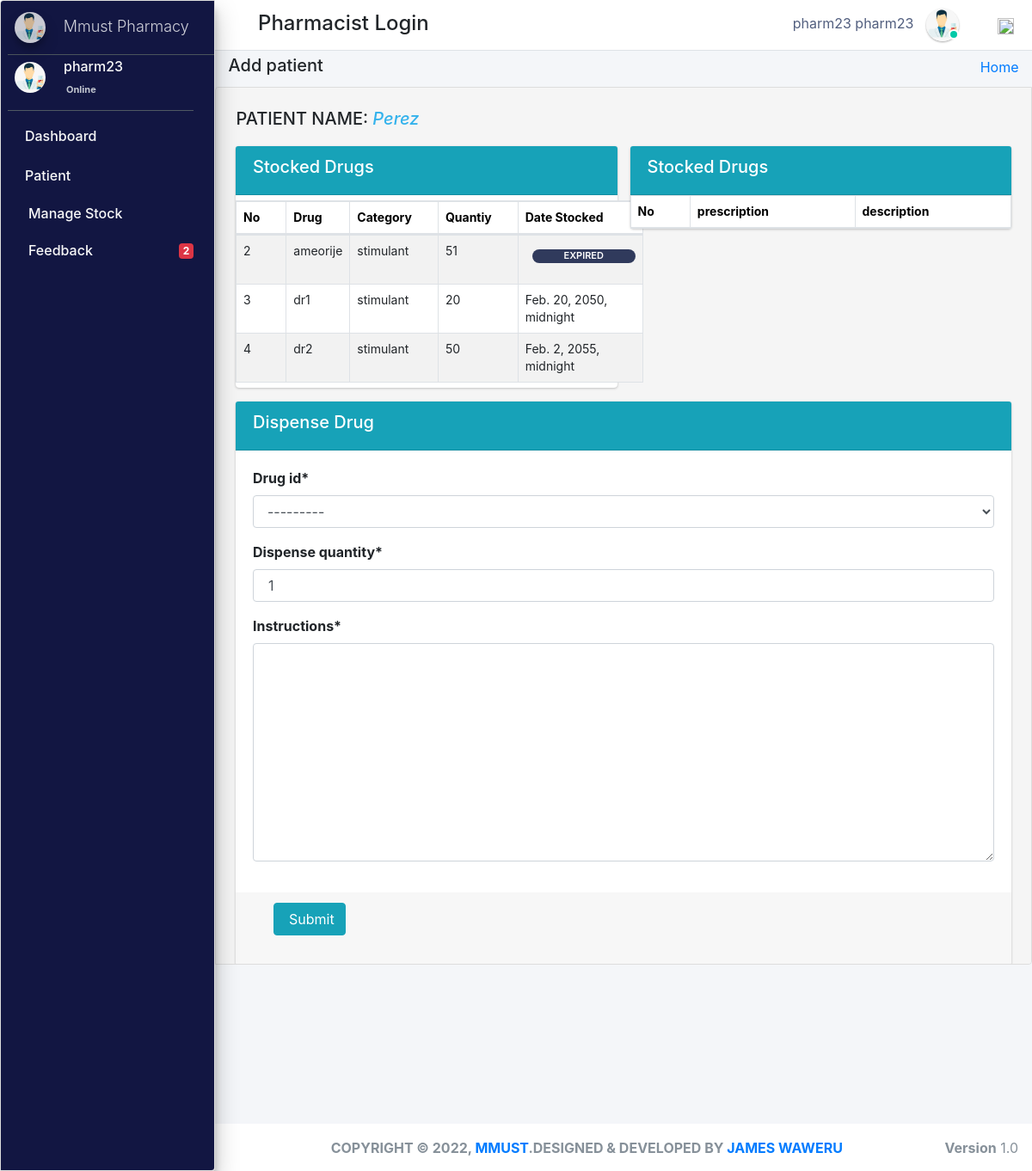
The app's page /manage_disp/3/ (signed in), older data.
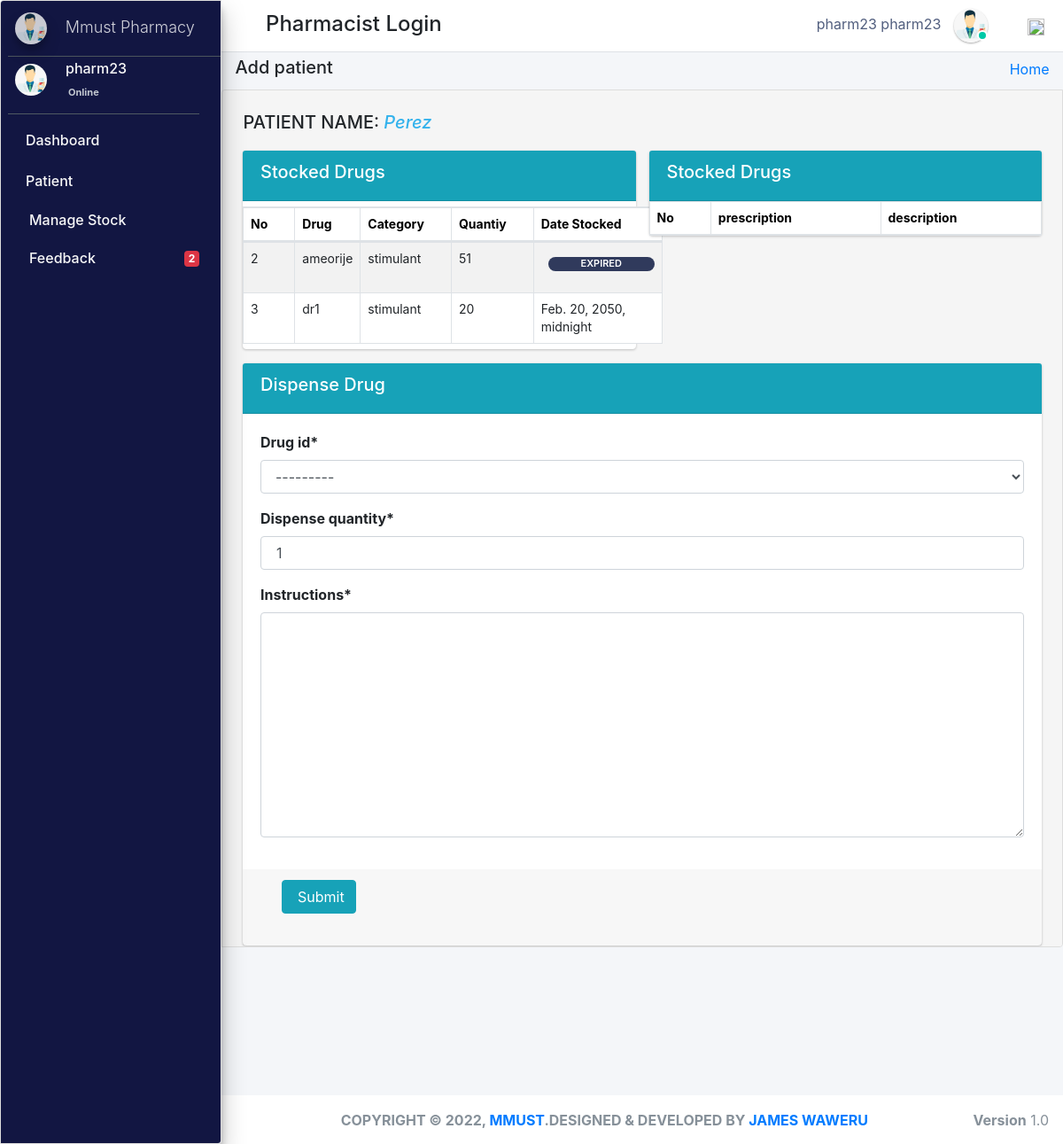
The same page, newer data.
### pharmacy/models.py (models this page shows)
class Stock(models.Model):
    category = models.ForeignKey(Category,null=True,on_delete=models.CASCADE,blank=True)
    drug_imprint=models.CharField(max_length=6 ,blank=True, null=True)
    drug_name = models.CharField(max_length=50, blank=True, null=True)
    drug_color = models.CharField(max_length=50, blank=True, null=True)
    drug_shape = models.CharField(max_length=50, blank=True, null=True)
    quantity = models.IntegerField(default='0', blank=True, null=True)
    receive_quantity = models.IntegerField(default='0', blank=True, null=True)
    reorder_level = models.IntegerField(default='0', blank=True, null=True)
    manufacture= models.CharField(max_length=50, blank=True, null=True)
    last_updated = models.DateTimeField(auto_now_add=False, auto_now=True)
    timestamp = models.DateTimeField(auto_now_add=True, auto_now=False)
    drug_strength= models.CharField(max_length=10, blank=True, null=True)
    valid_from = models.DateTimeField(blank=True, null=True,default=timezone.now)
    valid_to = models.DateTimeField(blank=False, null=True)
    drug_description=models.TextField(blank=True,max_length=1000,null=True)
    drug_pic=models.ImageField(default="images2.png",null=True,blank=True)
    objects = ExpiredManager()
    def __str__(self):
        return str(self.drug_name)

class Category(models.Model):
    name = models.CharField(max_length=50, blank=False, null=True)
    def __str__(self):
        return str(self.name)

### pharmacy/pharmacistViews.py (the view, shortened to what this page needs)
# urls.py: path('manage_disp/<pk>/', pharmacistViews.manage_dispense,
def manage_dispense(request, pk):
    queryset = Patients.objects.get(id=pk)
    prescrips = queryset.prescription_set.all()
    print(prescrips)
    form = DispenseForm(request.POST or None, initial={'patient_id': queryset})
    drugs = Stock.objects.all()
    ex = Stock.objects.annotate(
        expired=ExpressionWrapper(
            Q(valid_to__lt=Now()), output_field=BooleanField())
    ).filter(expired=True)
    eo = Stock.objects.annotate(
        expired=ExpressionWrapper(
            Q(valid_to__lt=Now()), output_field=BooleanField())
    ).filter(expired=False)
    try:
        context = {
            "patients": queryset,
            "form": form,
            "drugs": drugs,
            "prescrips": prescrips,
            "expired": ex,
            "expa": eo,
        }
    except requests.exceptions.ConnectTimeout:
        messages.error(request, 'Timeout, Failed to Dispose Drug')
        return redirect('manage_dispense')
    except requests.exceptions.ConnectionError:
        messages.error(
            request, 'Connection Error, ')
        return redirect('manage_dispense')
    except requests.exceptions.HTTPError:
        messages.error(request, 'HTTP Error, Failed to Dispose Drug')
        return redirect('manage_dispense')
    except requests.exceptions.MissingSchema:
        messages.error(
            request, 'Service unavailable, Failed to Dispose Drug')
        return redirect('manage_dispense')
    context = {
        "patients": queryset,
        "form": form,
        "drugs": drugs,
        "prescrips": prescrips,
        "expired": ex,
        "expa": eo,
    }
    return render(request, 'pharmacist_templates/manage_dispense.html', context)

### pharmacy/forms.py
class DispenseForm(ModelForm):
    class Meta:
        model = Dispense
        fields = '__all__'
        exclude = ['stock_ref_no']

### pharmacy/models.py (called while the page is built)
    def __str__(self):
        return str(self.admin)

    def get_queryset(self):
        return super().get_queryset().annotate(
            expired=ExpressionWrapper(Q(valid_to__lt=Now()), output_field=BooleanField())
        )

### pharmacy/templates/pharmacist_templates/manage_dispense.html (shortened to what the changed rows need)
{% extends 'pharmacist_templates/base_template.html'%}
{% load crispy_forms_tags %}
{% block page_title %}
<h5>Add patient</h5>
{% endblock page_title %}
{% block main_content %}
<section class="content">
        <div class="container-fluid">
                    <div class="col-md-12">
                            <div class="row">
                        <div class="col-md-6" style="display: block;">
                            <div class="card card-info">
                                    <table class="table table-bordered table-hover dataTable table5" id="plist">
                                            <thead>
                                        <tr>
                                            <th>No</th>
                                            <th>Drug</th>
                                            <th>Category</th>
                                            <th>Quantiy</th>
                                            <th>Date Stocked</th>
                                        </tr>
                                    </thead>
                                           <tbody  id="japon">
                                                {% for stoc in drugs %}
                                        <tr class="hov" data-id={{stoc.id}}>
                                            <td>{{stoc.id}} &#160;</td>
                                            <td>{{stoc.drug_name}} &#160;</td>
                                            <td>{{stoc.category}}</td>
                                            <td>{{stoc.quantity}}</td>
                        {% if expired %}
                            {% for expire in expired %}
                                {% if stoc.drug_name ==  expire.drug_name %}
                                    <td class=""> <div style="background-color: rgb(48, 58, 92);border-radius: 10px;font-size: 11px; width:120px;font-weight: 600;color: white;" class="d-flex justify-content-center ml-2 mt-2 px-1 "> EXPIRED </div> </td>
                                {% endif %}
                            {% endfor %}
                            {% for expire in expa %}
                                {% if stoc.drug_name ==  expire.drug_name %}
                                    <td>{{stoc.valid_to}}</td>
                                {% endif %}
                            {% endfor %}
                        {% endif %}
                                        </tr>
                                        {% endfor %}
                                    </tbody>
                                          </table>
                            </div>
                        </div>
                <div class="col-md-6">
                    <div class="card card-info">
                            <table class="table2 table-bordered table-hover " >
                                    <thead>
                                <tr>
                                    <th>No</th>
                                    <th>prescription</th>
                                    <th>description</th>
                                </tr>
                            </thead>
                                  </table>
                    </div>
            </div>
                    </div>
                </div>
            </div>
{% endblock %}

Row changes from the older to the newer data that the page shows:
removed Stock: id "4", drug_name "dr2", category "stimulant", quantity "50", valid_to "Feb. 2, 2055, midnight"
